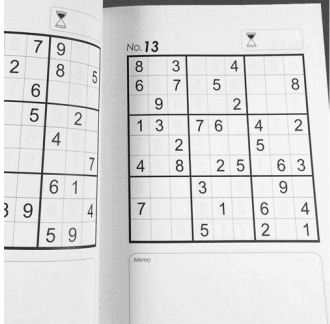
#> input picture OpenCV/images/Captura de tela 2024-01-16 063454.png, 330 x 324 px, found by its file name
$ python 12Perspectiva.py
#> lines starting #> are read from the running program, lines starting #| are printed output that depends on the picture
import	cv2
import	numpy	as	np

imagemOriginal	=	cv2.imread("OpenCV/images/Captura de tela 2024-01-16 063454.png")
#> imagemOriginal is the input picture: shape (324, 330, 3); min 9, max 255, mean 219.3
pontosIniciais	=	np.float32(
				[[128,56],	[301,54],	[129,242],	[318,240]]
)
pontosFinais	=	np.float32(
				[[0,0],	[500,0],	[0,500],	[500,500]]
)
matriz	=	cv2.getPerspectiveTransform(
				pontosIniciais,	pontosFinais
)
imagemModificada	=	cv2.warpPerspective(
				imagemOriginal,	matriz,	(500,	500)
)
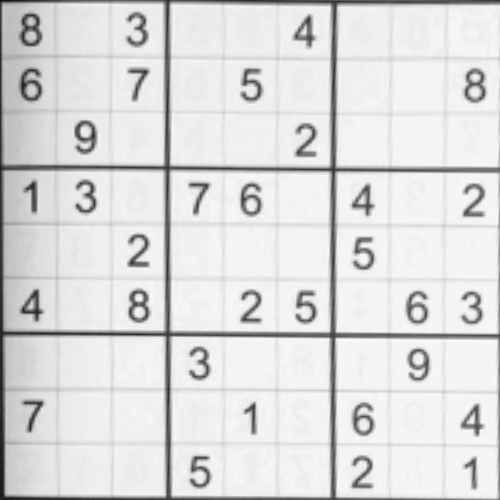
#> imagemModificada: shape (500, 500, 3); min 16, max 252, mean 220.1
cv2.imshow("Imagem	Original",	imagemOriginal)
cv2.imshow("Imagem	Modificada",	imagemModificada)
cv2.waitKey(0)
cv2.destroyAllWindows()
